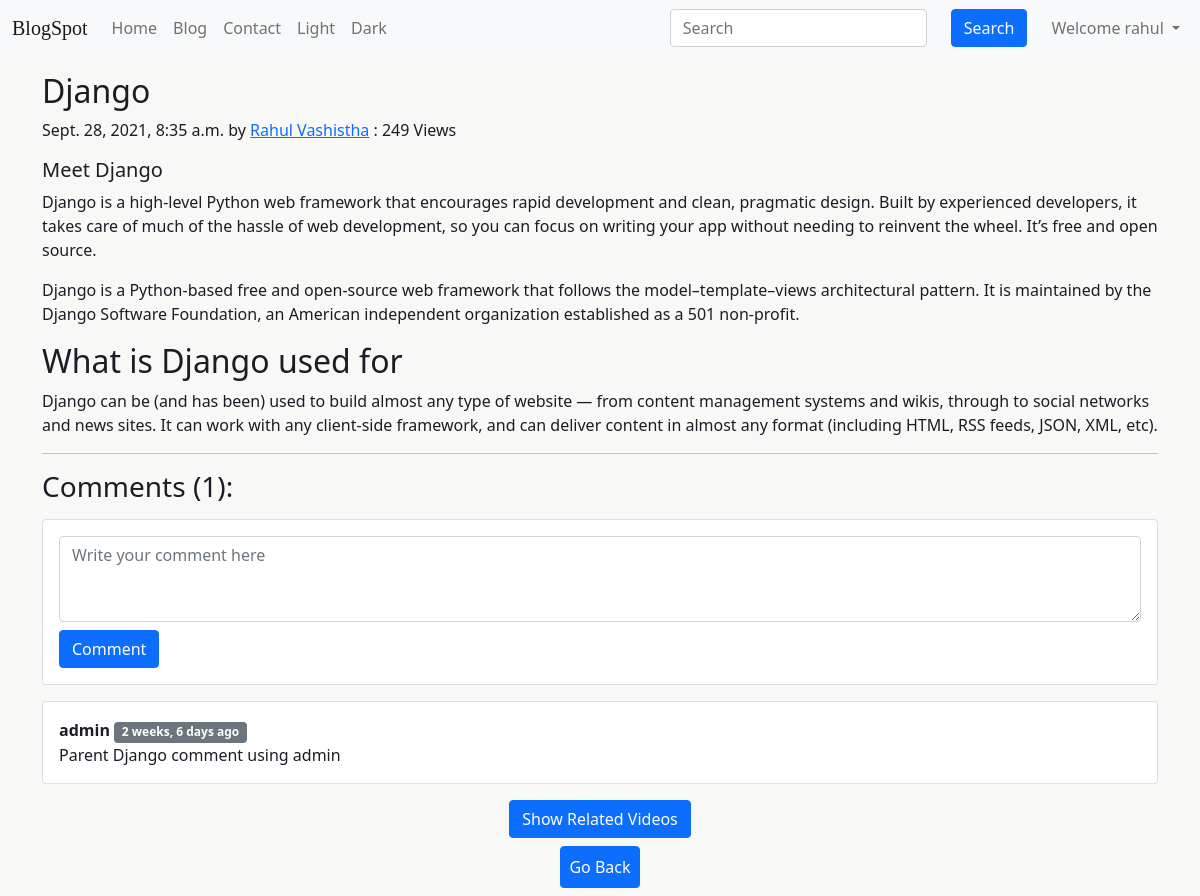
/blog/django-blogpost/ (signed in), run on the app's committed database.
### blog/models.py (models this page shows, shortened)
class Post(models.Model):
    sno = models.AutoField(primary_key=True)
    title = models.CharField(max_length=200)
    content = RichTextField()
    author = models.CharField(max_length=40)
    slug = models.CharField(max_length=140, blank=True, null=True)
    owner = models.ForeignKey('auth.User', related_name='snippets', on_delete=models.CASCADE)
    timeStamp = models.DateTimeField(auto_now=True)
    views = models.IntegerField(default=0, editable=False)

class BlogComment(models.Model):
    sno = models.AutoField(primary_key=True)
    comment = RichTextField()
    user = models.ForeignKey(User, on_delete=models.CASCADE)
    post = models.ForeignKey(Post, on_delete=models.CASCADE)
    parent = models.ForeignKey('self', on_delete=models.CASCADE, null=True, blank=True)
    timeStamp = models.DateTimeField(default=now)

### blog/views.py (the view)
# urls.py: path('<str:slug>/', views.BlogPostView.as_view(), name='blogpost-view'),
class BlogPostView(View):
    def get(self, request, slug):
        post = Post.objects.filter(slug=slug).first()
        post.views = post.views + 1
        post.save()
        comments = BlogComment.objects.filter(post=post, parent=None)
        replies = BlogComment.objects.filter(post=post).exclude(parent=None)
        replyDict = {}
        for reply in replies:
            if reply.parent.sno not in replyDict.keys():
                replyDict[reply.parent.sno] = [reply]
            else:
                replyDict[reply.parent.sno].append(reply)
        context = {'post': post, 'comments': comments, 'user': request.user, 'replyDict': replyDict}
        return render(request, 'blog/blogPost1.html', context)

### blog/models.py (called while the page is built)
@receiver(pre_save, sender=Post)
def post_pre_save_receiver(sender, instance, *args, **kwargs):
    if not instance.slug:
        instance.slug = slugify(instance.title)

### templates/blog/blogPost1.html (shortened to what this page needs)
{% extends "base.html" %}
{% block body %}
{% load humanize %}
{% load extras %}
{% load static %}
<div class="container my-3">
  <article class="blog-post">
    <h2 class="blog-post-title">{{post.title}}</h2>
    <p class="blog-post-meta">
      {{post.timeStamp}} by <a href="/about">{{post.author}}</a>
      <span> : {{post.views}} Views</span>
    </p>
    <p>{{post.content|safe}}</p>
    <hr />
  </article>
</div>
<div class="container">
  <h3>Comments ({{comments.count}}):</h3>
  <div class="comment-wrapper">
    {% if user.is_authenticated %}
    <div class="card my-3">
      <div class="card-body">
        <textarea class="form-control" id="commenttext" name="comment" placeholder="Write your comment here" cols="10" rows="3"></textarea>
        <button type="button" class="btn btn-primary mt-2" id="postcomment">Comment</button>
      </div>
    </div>
    {% else %}
      <b>Please <a href="/loginform">Login</a> to post comment.</b>
    </div>
    {% endif %}
    {% for comment in comments %}
    <div class="card my-3">
      <div class="card-body">
        <b>{{comment.user.username}} </b><span class="badge bg-secondary">{{comment.timeStamp | naturaltime}}</span>
        <div> {{comment.comment}} </div>
      </div>
    </div>
    {% endfor %}
  </div>
</div>
<div class="my-2 text-center">
  <div class="container">
      <form action="" id="form">
          <div class="form-group">
              <input type="submit" class="btn btn-primary" value="Show Related Videos">
          </div>
      </form>
  </div>
</div>
<div class="my-2 text-center">
    <a href="/blog" role="button" class="btn btn-primary p-2"> Go Back </a>
</div>
{% endblock body %}

### templates/base.html (shortened to what this page needs)
{% load humanize %}
{% load static %}
<!DOCTYPE html>
<html lang="en">
<head>
  <link href="https://cdn.jsdelivr.net/npm/bootstrap@5.1.0/dist/css/bootstrap.min.css" rel="stylesheet"
 />
  <link rel="stylesheet" href="https://cdnjs.cloudflare.com/ajax/libs/animate.css/4.1.1/animate.min.css"/>
  <link rel="stylesheet" type="text/css" href="/static/blogspot.css">
  <link id="stylesheet" rel="stylesheet" type="text/css" href="/static/light.css">
</head>
<body>
  <div class="navbar-container">
    <nav class="navbar navbar-expand-lg navbar-light bg-light" id="nav-mode">
      <div class="container-fluid">
        <a class="navbar-brand">BlogSpot</a>
        <div class="collapse navbar-collapse" id="navbarSupportedContent">
          <ul class="navbar-nav me-auto mb-2 mb-lg-0">
            <li class="nav-item">
              <a class="nav-link {% block homeactive %}{% endblock homeactive %}" aria-current="page" href="/">Home</a>
            </li>
            <li class="nav-item">
              <a class="nav-link {% block blogactive %}{% endblock blogactive %}" href="/blog">Blog</a>
            </li>
            <li class="nav-item">
              <a class="nav-link {% block contactactive %}{% endblock contactactive %}" href="/contactform">Contact</a>
            </li>
            <li class="nav-item">
              <a class="nav-link" onclick="setStyleSheet('/static/light.css', 'navbar navbar-expand-lg navbar-light bg-light', 'light')" href="#lightmode">Light</a>
            </li>
            <li class="nav-item">
              <a class="nav-link" onclick="setStyleSheet('/static/dark.css', 'navbar navbar-expand-lg navbar-dark bg-dark', 'dark')" href="#darkmode">Dark</a>
            </li>
          </ul>
          <form method="get" action="/search" class="d-flex">
            <input name="searchquery" id="searchquery" class="form-control me-2" type="search" placeholder="Search"
              aria-label="Search" />
            <button class="btn btn-primary mx-3" type="submit">
              Search
            </button>
          </form>
          {% if user.is_authenticated %}
          <ul class="navbar-nav ml-auto mb-2 mb-lg-0">
            <li class="nav-item dropdown">
              <a class="nav-link dropdown-toggle out" href="#" id="navbarDropdown" role="button"
                data-bs-toggle="dropdown" aria-expanded="false">
                Welcome {{request.user}}
              </a>
            </li>
          </ul>
          {% endif %}
        </div>
      </div>
    </nav>
  </div>
  {% block body %}{% endblock body %}
</body>
</html>

### static/blogspot.css (style rules this page uses)
.navbar-brand { font-family: 'Cedarville Cursive', cursive; color: blue; }
body { background-color: var(--bg); }

### static/light.css (style rules this page uses)
body { background-color: #F8F8F6; color: #1F1B24; }

### data on the page
Post: title "Django", timeStamp "Sept. 28, 2021, 8:35 a.m.", author "Rahul Vashistha", views "249", content "Meet Django Django is a high-level Python web framework that encourages rapid development and clean, pragmatic design. Built by experienced developers, it takes care of much of the hassle of web development, so you can focus on writing your app without needing to reinvent the wheel. It’s free and open source. Django is a Python-based free and open-source web framework that follows the model–template–views architectural pattern. It is maintained by the Django Software Foundation, an American independent organization established as a 501 non-profit. What is Django used for Django can be (and has been) used to build almost any type of website — from content management systems and wikis,…"
BlogComment: user.username "admin", timeStamp "2 weeks, 6 days ago", comment "Parent Django comment using admin"

### other printed values
{{ request.user }} "rahul"
{{ comments.count }} "1"
